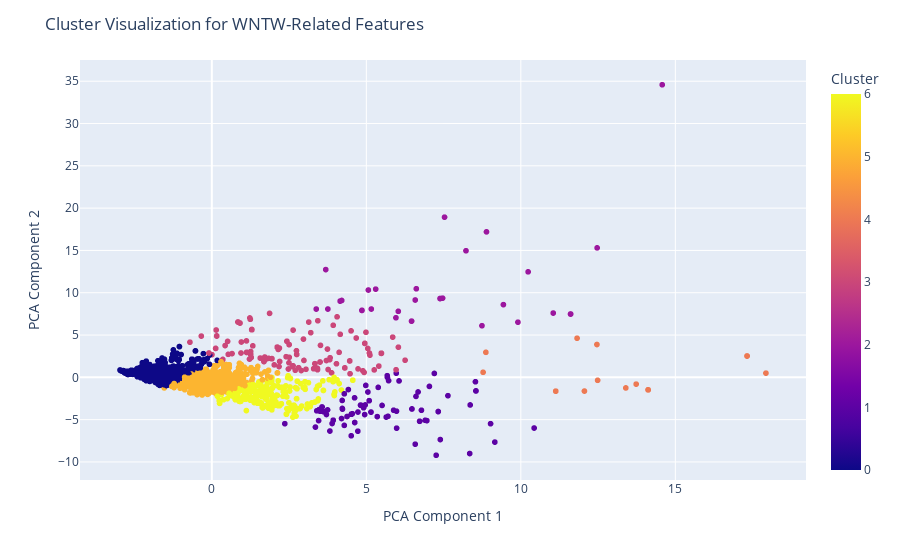

The notebook cell this image was saved under:
### Code cell
fig

### Figure 1 — Plotly figure (JSON) as saved in the notebook; plotly's stock layout.template omitted (floating-point values rounded to 4 significant figures; data arrays with more than 128 entries replaced by an {"elided": "..."} marker saying what was removed)
{"data": [{"customdata": {"elided": "2960x2 mixed values"}, "hovertemplate": "PCA1=%{x}<br>PCA2=%{y}<br>County=%{customdata[0]}<br>FIPS=%{customdata[1]}<br>Cluster=%{marker.color}<extra></extra>", "legendgroup": "", "marker": {"color": {"elided": "2960 int values"}, "coloraxis": "coloraxis", "symbol": "circle"}, "mode": "markers", "name": "", "showlegend": false, "type": "scattergl", "x": {"elided": "2960 float values"}, "xaxis": "x", "y": {"elided": "2960 float values"}, "yaxis": "y"}], "layout": {"coloraxis": {"colorbar": {"title": {"text": "Cluster"}}, "colorscale": [[0, "#0d0887"], [0.1111, "#46039f"], [0.2222, "#7201a8"], [0.3333, "#9c179e"], [0.4444, "#bd3786"], [0.5556, "#d8576b"], [0.6667, "#ed7953"], [0.7778, "#fb9f3a"], [0.8889, "#fdca26"], [1, "#f0f921"]]}, "legend": {"tracegroupgap": 0}, "margin": {"t": 60}, "title": {"text": "Cluster Visualization for WNTW-Related Features"}, "xaxis": {"anchor": "y", "domain": [0, 1], "title": {"text": "PCA Component 1"}}, "yaxis": {"anchor": "x", "domain": [0, 1], "title": {"text": "PCA Component 2"}}}}
